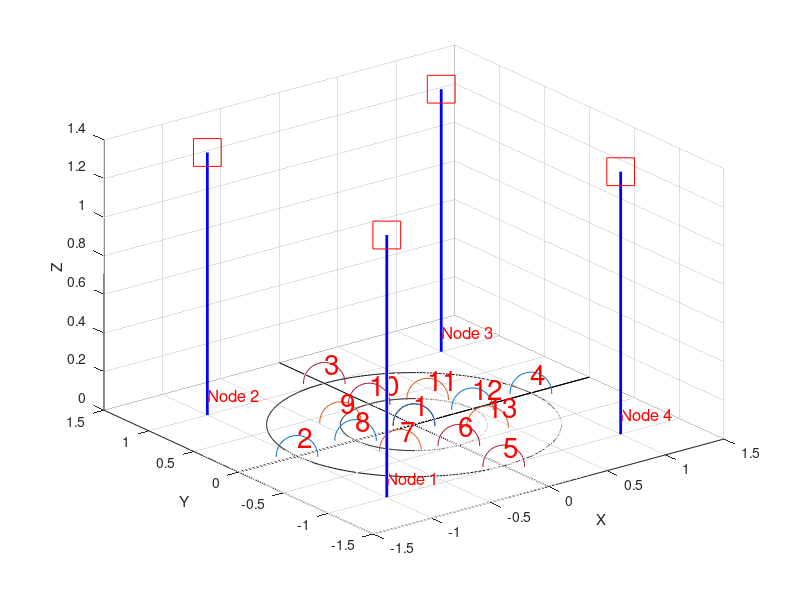

MATLAB code for this plot:
clear all ; close all ; clc

markSize = 20;
lineWidth = 2;

X = [-1.5 1.5 ; -1.5 1.5];
Y = [-1.5 -1.5 ; 1.5 1.5];
Z = [0 0 ; 0 0];

P_X = [-1 -1 1 1];
P_Y = [-1 1 -1 1];
P_Z = [1.36 1.36 1.36 1.36];

r=0.5;
teta=-pi:0.01:pi;
x=r*cos(teta);
y=r*sin(teta);

r2=1;
teta=-pi:0.01:pi;
x2=r2*cos(teta);
y2=r2*sin(teta);

dec = 40;

figure(1)
surf(X, Y, Z,'FaceColor','white','edgecolor','none'); 
xlabel('X'); ylabel('Y'); zlabel('Z');
hold on;
stem3(P_X(1), P_Y(1), P_Z(1), 'MarkerSize', markSize, 'Color', 'blue','LineWidth',lineWidth, 'MarkerEdgeColor', 'red', 'Marker', 's');
hold on;
stem3(P_X(2), P_Y(2), P_Z(2), 'MarkerSize', markSize, 'Color', 'blue','LineWidth',lineWidth, 'MarkerEdgeColor', 'red', 'Marker', 's');
hold on;
stem3(P_X(3), P_Y(3), P_Z(3), 'MarkerSize', markSize, 'Color', 'blue','LineWidth',lineWidth, 'MarkerEdgeColor', 'red', 'Marker', 's');
hold on;
stem3(P_X(4), P_Y(4), P_Z(4), 'MarkerSize', markSize, 'Color', 'blue','LineWidth',lineWidth, 'MarkerEdgeColor', 'red', 'Marker', 's');
hold on; 
plot3(x,y,zeros(1,numel(x)),'MarkerSize',30,'Color', 'black')
hold on; 
plot3(x2,y2,zeros(1,numel(x2)),'MarkerSize',30,'Color', 'black' )
hold on; 
stem([0 0 0 0 0],[-1 -0.5 0 0.5 1],'MarkerSize',30,'Color', 'black','LineStyle', 'none' ,'LineWidth',lineWidth )
hold on; 
stem([-1 -0.5 0 0.5 1],[0 0 0 0 0],'MarkerSize',30,'Color', 'black','LineStyle', 'none' ,'LineWidth',lineWidth )
hold on; 
stem3([r*sin(dec) -r*sin(dec) r*sin(dec) -r*sin(dec)],[r*cos(dec) r*cos(dec) -r*cos(dec) -r*cos(dec)], [0 0 0 0],'MarkerSize',30,'Color', 'black', 'LineStyle', 'none' ,'LineWidth',lineWidth)
hold on;
plot3([0 0], [-1.5 1.5], [0 0],'Color', 'k');
text(0, 0, 0.1, '1', 'FontSize', 20, 'Color', 'r')
text(-1, 0, 0.1, '2', 'FontSize', 20, 'Color', 'r')
text(0, 1, 0.1, '3', 'FontSize', 20, 'Color', 'r')
text(1, 0, 0.1, '4', 'FontSize', 20, 'Color', 'r')
text(0, -1, 0.1, '5', 'FontSize', 20, 'Color', 'r')
text(0, -0.5, 0.1, '6', 'FontSize', 20, 'Color', 'r')
text(-r*sin(dec), r*cos(dec), 0.1, '7', 'FontSize', 20, 'Color', 'r')
text(-0.5, 0, 0.1, '8', 'FontSize', 20, 'Color', 'r')
text(-r*sin(dec), -r*cos(dec), 0.1, '9', 'FontSize', 20, 'Color', 'r')
text(0, 0.5, 0.1, '10', 'FontSize', 20, 'Color', 'r')
text(r*sin(dec),  -r*cos(dec), 0.1, '11', 'FontSize', 20, 'Color', 'r')
text(0.5, 0, 0.1, '12', 'FontSize', 20, 'Color', 'r')
text(r*sin(dec), r*cos(dec), 0.1, '13', 'FontSize', 20, 'Color', 'r')

text(-1, -1, 0.1, 'Node 1', 'FontSize', 12, 'Color', 'r')
text(-1, 1, 0.1, 'Node 2', 'FontSize', 12, 'Color', 'r')
text(1, 1, 0.1, 'Node 3', 'FontSize', 12, 'Color', 'r')
text(1, -1, 0.1, 'Node 4', 'FontSize', 12, 'Color', 'r')


